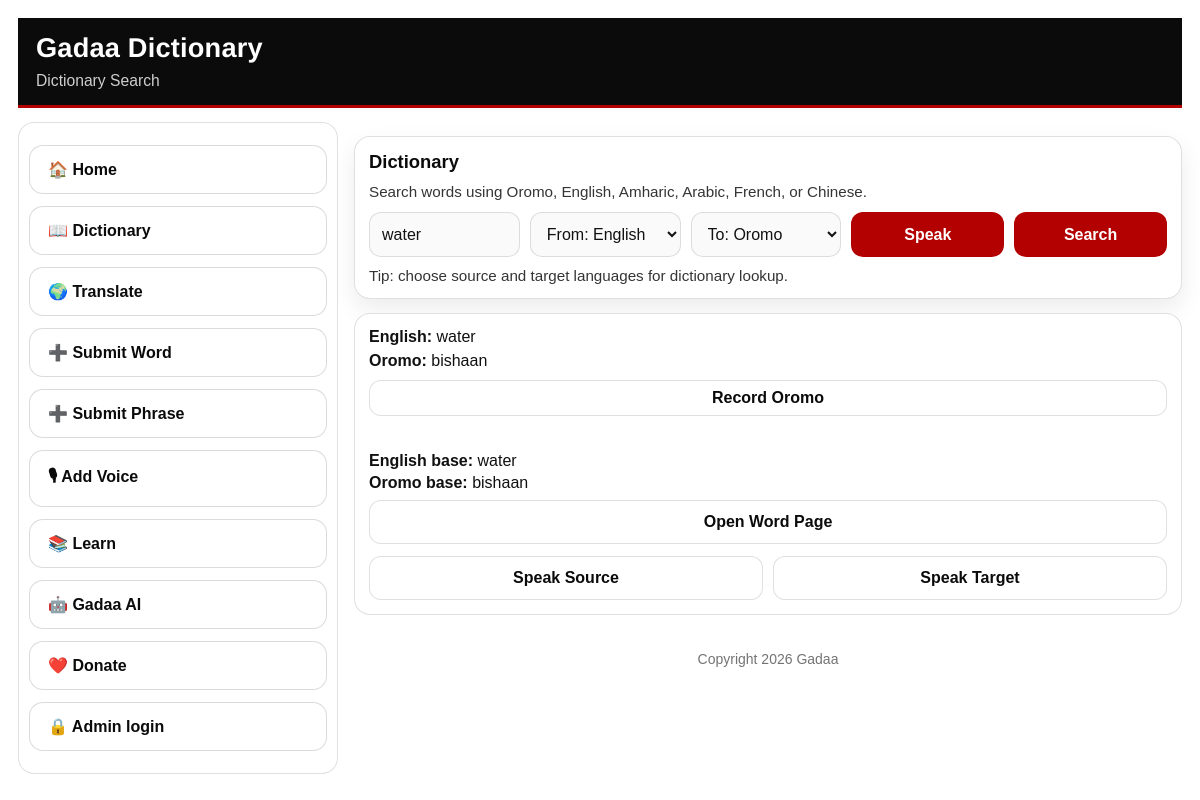
/dictionary?q=water&source_lang=en&target_lang=om, run on the app's committed database.
### tables this page shows
CREATE TABLE words (
            id INTEGER PRIMARY KEY AUTOINCREMENT,
            english TEXT,
            oromo TEXT,
            status TEXT
        , english_key TEXT, oromo_key TEXT);

### app.py (the view, shortened to what this page needs)
@app.route("/dictionary", methods=["GET", "POST"])
def dictionary():
    conn = sqlite3.connect(DB_NAME)
    c = conn.cursor()
    result = None
    result_id = None
    suggestions = None
    audio = None
    source_lang = "om"
    target_lang = "en"
    is_auto_translation = False
    tts_audio_url = None
    lookup_error = None
    other_translations = {}
    q = request.args.get("q", "").strip()
    source_lang = (request.args.get("source_lang") or source_lang).strip()
    target_lang = (request.args.get("target_lang") or target_lang).strip()
    if request.method == "POST":
        q = (request.form.get("q") or request.form.get("word") or "").strip()
        source_lang = (request.form.get("source_lang") or source_lang).strip()
        target_lang = (request.form.get("target_lang") or target_lang).strip()
    if not _is_supported_lang(source_lang):
        source_lang = "om"
    if not _is_supported_lang(target_lang):
        target_lang = "en"
    if source_lang == target_lang:
        target_lang = "en" if source_lang != "en" else "om"
    if q:
        try:
            result, result_id, lookup_error, from_base = _dictionary_lookup_result(q, source_lang, target_lang)
            is_auto_translation = bool(result and result.get("is_auto_translation"))
            tts_audio_url = result.get("tts_audio_url") if result else None
            if result and result.get("auto_unavailable"):
                lookup_error = "Auto translation unavailable. Showing base Oromo-English result."
            if result_id:
                audio = get_approved_audio("word", result_id)
                try:
                    other_translations = get_or_generate_extra_translations(result_id, result.get("english", ""))
                except Exception as e:
                    app.logger.exception(f"/dictionary extra translations failed: {repr(e)}")
                    other_translations = {}
        except Exception as e:
            app.logger.exception(f"/dictionary lookup failed: {repr(e)}")
            lookup_error = "Translation is temporarily unavailable. Showing base dictionary data."
            result = {
                "source_text": q,
                "target_text": "",
                "english": "",
                "oromo": "",
                "is_auto_translation": False,
                "tts_audio_url": None
            }
    c.execute("""
        SELECT id, english, oromo
        FROM words
        WHERE status='approved'
        ORDER BY english ASC
    """)
    all_words = c.fetchall()
    conn.close()
    trending = get_trending(limit=15)
    approved_oromo_audio_word_ids = get_approved_oromo_audio_ids("word")
    return render_template(
        "dictionary.html",
        q=q,
        result=result,
        result_id=result_id,
        source_lang=source_lang,
        target_lang=target_lang,
        language_options=LANGUAGE_OPTIONS,
        result_is_rtl=_is_rtl_lang(target_lang),
        source_speech_lang=_speech_lang_code(source_lang),
        target_speech_lang=_speech_lang_code(target_lang),
        is_auto_translation=is_auto_translation,
        tts_audio_url=tts_audio_url,
        lookup_error=lookup_error,
        other_translations=other_translations,
        audio=audio,
        words=all_words,
        suggestions=suggestions,
        trending=trending,
        approved_oromo_audio_word_ids=approved_oromo_audio_word_ids
    )

### app.py (called while the page is built, shortened)
@app.before_request
def force_primary_domain():
    if request.path.startswith("/.well-known/"):
        return None
    if request.host == "gadaoromo.onrender.com":
        return redirect("https://gadaadictionary.com" + request.full_path, code=301)
    return None

@app.context_processor
def inject_globals():
    return dict(
        APP_NAME=APP_NAME,
        SUPPORT_MIN_NOK=SUPPORT_MIN_NOK,
        DONATE_URLS=DONATE_URLS,
        WEBSITE_URL=WEBSITE_URL,
        API_URL=API_URL,
    )

@app.after_request
def add_security_headers(resp):
    resp.headers["X-Content-Type-Options"] = "nosniff"
    resp.headers["X-Frame-Options"] = "SAMEORIGIN"
    if resp.mimetype == "text/html":
        resp.headers.setdefault("Cache-Control", "no-cache")
    return resp

def normalize_text(text: str) -> str:
    t = (text or "").strip()
    t = t.replace("â€™", "'").replace("â€˜", "'").replace("`", "'")
    t = re.sub(r"\s+", " ", t).strip()
    return t

def make_search_key(text: str) -> str:
    t = (text or "").strip()
    t = t.replace("â€™", "'").replace("â€˜", "'").replace("`", "'")
    t = unicodedata.normalize("NFKC", t)
    t = t.casefold()
    t = re.sub(r"\s+", " ", t).strip()
    return t

def _get_google_key() -> str:
    return os.environ.get("GOOGLE_TRANSLATE_API_KEY", "").strip()

def google_translate_batch_v2(texts, target: str, source: str = "en"):
    api_key = _get_google_key()
    if not api_key:
        app.logger.error("GOOGLE_TRANSLATE_API_KEY is missing at runtime!")
        return []

def _is_supported_lang(lang_code: str) -> bool:
    return lang_code in LANGUAGE_OPTIONS

def _google_lang_code(lang_code: str) -> str:
    cfg = LANGUAGE_OPTIONS.get(lang_code, {})
    return cfg.get("google_code", lang_code)

def _speech_lang_code(lang_code: str) -> str:
    cfg = LANGUAGE_OPTIONS.get(lang_code, {})
    return cfg.get("speech_code", "en-US")

def _is_rtl_lang(lang_code: str) -> bool:
    cfg = LANGUAGE_OPTIONS.get(lang_code, {})
    return bool(cfg.get("rtl"))

def google_translate_text_v2(text: str, target: str, source: str = "en") -> str:
    t = normalize_text(text)
    if not t:
        return ""
    out = google_translate_batch_v2([t], target=target, source=source)
    if not out:
        return ""
    return normalize_text(out[0] or "")

def _strip_edge_punct(s: str) -> str:
    return re.sub(r"^[\s\"'â€œâ€â€˜â€™`]+|[.!?,;:\s\"'â€œâ€â€˜â€™`]+$", "", s or "").strip()

### templates/dictionary.html (shortened to what this page needs)
<!DOCTYPE html>
<html lang="en">
<head>
  <link rel="stylesheet" href="{{ url_for('static', filename='style.css') }}?v=20260218-2">
</head>
<body>
<div class="container">
<header class="topbar">
  <div class="brand">
    <h1>{{ APP_NAME }}</h1>
    <p class="tagline">Dictionary Search</p>
  </div>
</header>
<div class="app-shell">
    <aside class="side-menu">
    <a class="side-link" href="/">🏠 Home</a>
    <a class="side-link" href="/dictionary">📖 Dictionary</a>
    <a class="side-link" href="/translate">🌍 Translate</a>
    <a class="side-link" href="/submit">➕ Submit Word</a>
    <a class="side-link" href="/submit_phrase">➕ Submit Phrase</a>
    <a class="side-link" href="/recorder">🎙 Add Voice</a>
    <a class="side-link" href="/learn">📚 Learn</a>
    <a class="side-link" href="/gadaa-ai">🤖 Gadaa AI</a>
    <a class="side-link" href="/support">❤️ Donate</a>
    <a class="side-link" href="/admin">🔒 Admin login</a>
  </aside>
  <main class="content" id="main">
    <div class="card">
      <h2>Dictionary</h2>
      <div class="subtle">Search words using Oromo, English, Amharic, Arabic, French, or Chinese.</div>
      <form method="GET" action="/dictionary" id="dictionarySearchForm" style="margin-top:12px;">
        <div class="row" style="align-items:stretch;">
          <input type="text" name="q" id="dictionaryQuery" value="{{ q or '' }}" placeholder="Search word..." autocomplete="off" autofocus />
          <select name="source_lang" id="sourceLangSelect">
            {% for code, cfg in language_options.items() %}
              <option value="{{ code }}" {% if source_lang == code %}selected{% endif %}>From: {{ cfg.label }}</option>
            {% endfor %}
          </select>
          <select name="target_lang" id="targetLangSelect">
            {% for code, cfg in language_options.items() %}
              <option value="{{ code }}" {% if target_lang == code %}selected{% endif %}>To: {{ cfg.label }}</option>
            {% endfor %}
          </select>
          <button type="button" onclick="startVoiceSearch()">Speak</button>
          <button type="submit">Search</button>
        </div>
      </form>
      <div class="subtle" style="margin-top:10px;">Tip: choose source and target languages for dictionary lookup.</div>
    </div>
    {% if result %}
      <div class="result-box" style="margin-top:14px;">
        <div><b>{{ language_options[source_lang].label }}:</b> <span id="srcText">{{ result.source_text }}</span></div>
        <div style="margin-top:6px; display:flex; gap:10px; align-items:center; flex-wrap:wrap;">
          <div><b>{{ language_options[target_lang].label }}:</b> <span id="dstText" >{{ result.target_text }}</span></div>
          {% if result_id %}
            {% if result_id not in approved_oromo_audio_word_ids %}
              <button type="button" class="btn" style="padding:8px 10px;" data-record-btn data-entry-type="word" data-entry-id="{{ result_id }}" data-lang="oromo" title="Record Oromo pronunciation">Record Oromo</button>
            {% else %}
              <span class="muted" style="font-size:14px;">Oromo audio approved</span>
            {% endif %}
          {% endif %}
        </div>
        {% if result.english %}
          <div style="margin-top:8px;"><b>English base:</b> {{ result.english }}</div>
        {% endif %}
        {% if result.oromo %}
          <div style="margin-top:4px;"><b>Oromo base:</b> {{ result.oromo }}</div>
        {% endif %}
        {% if result.english %}
          <div class="small-actions" style="margin-top:8px;">
            <a class="btn" href="/word/{{ result.english|urlencode }}">Open Word Page</a>
          </div>
        {% endif %}
        <div class="small-actions" style="margin-top:12px;">
          <button type="button" class="btn" onclick="speakSource()">Speak Source</button>
          <button type="button" class="btn" onclick="speakTarget()">Speak Target</button>
        </div>
      </div>
    {% elif result is not none %}
      <div class="result-box" style="margin-top:14px;"><div class="muted">No result found.</div></div>
    {% endif %}
    <footer class="footer"><p>Copyright 2026 Gadaa</p></footer>
  </main>
</div>
</div>
</body>
</html>

### static/style.css (style rules this page uses)
* { margin: 0; padding: 0; box-sizing: border-box; font-family: Arial, sans-serif; }
:root { --bg: #ffffff; --text: #111111; --muted: rgba(17,17,17,0.85); --black: #0b0b0b; --red: #b30000; --redHover: #8f0000; --card: #ffffff; --card2: #fafafa; --border: rgba(0,0,0,0.12); --shadow: 0 10px 24px rgba(0,0,0,0.08); --radius: 16px; --radiusSm: 12px; }
body { background: var(--bg); color: var(--text); }
a { color: var(--red); text-decoration: none; }
.container { max-width: none; margin: 0; padding: 14px 18px; }
.topbar { position: sticky; top: 0; z-index: 60; background: var(--black); color: #fff; padding: 14px 18px; border-bottom: 3px solid var(--red); display:flex; align-items:flex-start; justify-content:space-between; gap: 12px; }
.brand h1 { margin:0; font-size: 1.7rem; color:#fff; }
.tagline { margin-top: 6px; color: rgba(255,255,255,0.92); }
.subtle { color: var(--muted); font-size: 0.95rem; }
.card { margin-top: 14px; background: var(--card); border: 1px solid var(--border); border-radius: var(--radius); padding: 14px; box-shadow: var(--shadow); }
h2 { margin: 0 0 10px; font-size: 1.15rem; color: var(--black); }
h1, h3 { color: var(--black); }
input, select, textarea, button { width: 100%; font-size: 1rem; box-sizing: border-box; }
input, select, textarea { background: var(--card2); border: 1px solid var(--border); color: var(--text); border-radius: var(--radiusSm); padding: 12px; outline: none; }
button { padding: 12px 14px; border-radius: var(--radiusSm); border: none; cursor: pointer; background: var(--red); color: #fff; font-weight: 800; }
.btn { display:inline-block; padding: 12px 14px; border-radius: var(--radiusSm); border: 1px solid var(--border); background: #fff; color: var(--black); text-decoration:none; font-weight: 800; text-align:center; }
.row { display:flex; gap: 10px; align-items:center; }
.row > * { flex: 1; }
.result-box { margin-top: 12px; padding: 14px; border-radius: var(--radius); border-left: 4px solid var(--red); background: #fff; border: 1px solid var(--border); }
.small-actions { display:flex; gap: 10px; margin-top: 10px; flex-wrap:wrap; }
.small-actions > * { flex: 1; }
.footer { margin-top: 18px; text-align:center; color: rgba(0,0,0,0.55); padding: 18px 0; font-size: 14px; }
@media (min-width: 800px) { .container { padding: 18px; } }
a, button, .chip { transition: transform 120ms ease, opacity 120ms ease, box-shadow 120ms ease; }
.card { animation: fadeUp 180ms ease; }
.app-shell { display: grid; grid-template-columns: 320px 1fr; gap: 16px; align-items: start; margin-top: 14px; }
.side-menu { position: sticky; top: 110px; max-height: calc(100vh - 130px); overflow: auto; background: #fff; border: 1px solid var(--border); border-radius: var(--radius); padding: 10px; }
.side-link { display:flex; align-items:center; gap: 12px; min-height: 48px; padding: 14px 18px; margin: 12px 0; border: 1px solid rgba(0,0,0,0.14); border-radius: 14px; background: #fff; color: var(--black); font-weight: 800; text-decoration: none; }
.topbar .brand h1 { color: #fff; font-weight: 900; letter-spacing: 0.2px; text-rendering: geometricPrecision; }
.topbar .tagline { color: rgba(255,255,255,0.80); font-size: 0.98rem; line-height: 1.35; margin-top: 6px; }

### data on the page
words: source_text "water", target_text "bishaan", english "water", oromo "bishaan"

### other printed values
{{ APP_NAME }} "Gadaa Dictionary"
{{ language_options[source_lang].label }} "English"
{{ language_options[target_lang].label }} "Oromo"
